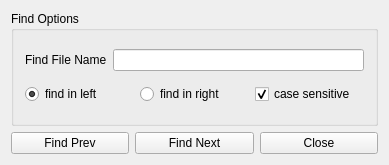
<?xml version="1.0" encoding="UTF-8"?>
<ui version="4.0">
 <class>DirFindFile</class>
 <widget class="QWidget" name="DirFindFile">
  <property name="geometry">
   <rect>
    <x>0</x>
    <y>0</y>
    <width>389</width>
    <height>165</height>
   </rect>
  </property>
  <property name="sizePolicy">
   <sizepolicy hsizetype="Maximum" vsizetype="Maximum">
    <horstretch>0</horstretch>
    <verstretch>0</verstretch>
   </sizepolicy>
  </property>
  <property name="maximumSize">
   <size>
    <width>400</width>
    <height>200</height>
   </size>
  </property>
  <property name="windowTitle">
   <string>DirFindFile</string>
  </property>
  <property name="windowIcon">
   <iconset resource="RealCompare.qrc">
    <normaloff>:/Resources/img/main.png</normaloff>:/Resources/img/main.png</iconset>
  </property>
  <layout class="QVBoxLayout" name="verticalLayout">
   <item>
    <widget class="QGroupBox" name="groupBox">
     <property name="title">
      <string>Find Options</string>
     </property>
     <layout class="QGridLayout" name="gridLayout">
      <item row="0" column="0">
       <layout class="QHBoxLayout" name="horizontalLayout">
        <item>
         <widget class="QLabel" name="label">
          <property name="text">
           <string>Find File Name</string>
          </property>
         </widget>
        </item>
        <item>
         <widget class="QLineEdit" name="fileNameLineEdit"/>
        </item>
       </layout>
      </item>
      <item row="1" column="0">
       <layout class="QHBoxLayout" name="horizontalLayout_2">
        <item>
         <widget class="QRadioButton" name="findLeftRadioButton">
          <property name="text">
           <string>find in left</string>
          </property>
          <property name="checked">
           <bool>true</bool>
          </property>
         </widget>
        </item>
        <item>
         <widget class="QRadioButton" name="findRightRadioButton">
          <property name="text">
           <string>find in right</string>
          </property>
         </widget>
        </item>
        <item>
         <widget class="QCheckBox" name="caseSensitiveCheckBox">
          <property name="text">
           <string>case sensitive</string>
          </property>
          <property name="checked">
           <bool>true</bool>
          </property>
         </widget>
        </item>
       </layout>
      </item>
     </layout>
    </widget>
   </item>
   <item>
    <layout class="QHBoxLayout" name="horizontalLayout_3">
     <item>
      <widget class="QPushButton" name="pushPrevButton">
       <property name="text">
        <string>Find Prev</string>
       </property>
      </widget>
     </item>
     <item>
      <widget class="QPushButton" name="pushNextButton">
       <property name="text">
        <string>Find Next</string>
       </property>
      </widget>
     </item>
     <item>
      <widget class="QPushButton" name="pushCloseButton">
       <property name="text">
        <string>Close</string>
       </property>
      </widget>
     </item>
    </layout>
   </item>
  </layout>
 </widget>
 <layoutdefault spacing="6" margin="11"/>
 <resources>
  <include location="RealCompare.qrc"/>
 </resources>
 <connections>
  <connection>
   <sender>pushPrevButton</sender>
   <signal>clicked()</signal>
   <receiver>DirFindFile</receiver>
   <slot>slot_findPrev()</slot>
   <hints>
    <hint type="sourcelabel">
     <x>88</x>
     <y>129</y>
    </hint>
    <hint type="destinationlabel">
     <x>126</x>
     <y>156</y>
    </hint>
   </hints>
  </connection>
  <connection>
   <sender>pushNextButton</sender>
   <signal>clicked()</signal>
   <receiver>DirFindFile</receiver>
   <slot>slot_findNext()</slot>
   <hints>
    <hint type="sourcelabel">
     <x>227</x>
     <y>124</y>
    </hint>
    <hint type="destinationlabel">
     <x>259</x>
     <y>161</y>
    </hint>
   </hints>
  </connection>
  <connection>
   <sender>pushCloseButton</sender>
   <signal>clicked()</signal>
   <receiver>DirFindFile</receiver>
   <slot>hide()</slot>
   <hints>
    <hint type="sourcelabel">
     <x>341</x>
     <y>123</y>
    </hint>
    <hint type="destinationlabel">
     <x>387</x>
     <y>107</y>
    </hint>
   </hints>
  </connection>
 </connections>
 <slots>
  <slot>slot_findPrev()</slot>
  <slot>slot_findNext()</slot>
 </slots>
</ui>
